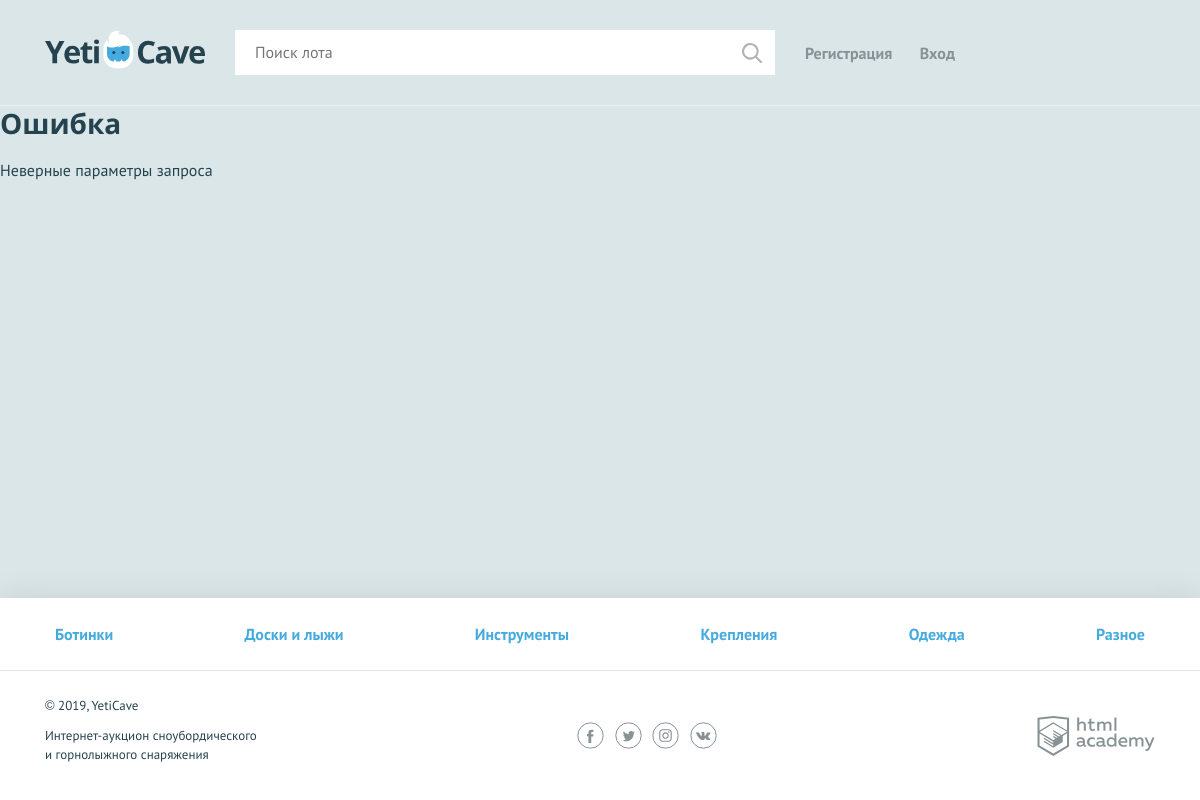
Screenshot of /search.php with the database file from the repository.
### tables this page shows
CREATE TABLE categories (
  id INT AUTO_INCREMENT PRIMARY KEY,
  name CHAR(255) NOT NULL UNIQUE
);

### functions.php (called while the page is built, shortened)
<?php
function include_template($name, $data) {
    $name = 'templates/' . $name;
    extract($data);
    require $name;
    $result = ob_get_clean();
    return $result;
}
function convert_text($str) {
	$text = htmlspecialchars($str);
	return $text;
}
?>

### templates/layout.php (the view, shortened to what this page needs)
<!DOCTYPE html>
<html lang="ru">
<head>
    <link href="css/normalize.min.css" rel="stylesheet">
    <link href="css/style.css" rel="stylesheet">
</head>
<body>
<div class="page-wrapper">
<header class="main-header">
    <div class="main-header__container container">
        <a class="main-header__logo" href="index.php">
            <img src="img/logo.svg" width="160" height="39" alt="Логотип компании YetiCave">
        </a>
        <form class="main-header__search" method="post" action="search.php">
            <input type="search" name="search" placeholder="Поиск лота">
            <input class="main-header__search-btn" type="submit" name="find" value="Найти">
        </form>
        <nav class="user-menu">
          <?php  if ($is_auth === 1 ):  ?>
          <div class="user-menu__logged">
            <p><?=$user_name; ?></p>
            <a href="logout.php">Выйти</a>
          </div>
          <?php  else: ?>
          <ul class="user-menu__list">
            <li class="user-menu__item">
              <a href="sign-in.php">Регистрация</a>
            </li>
            <li class="user-menu__item">
              <a href="login.php">Вход</a>
            </li>
          </ul>
          <?php  endif; ?>
        </nav>
    </div>
</header>
<?=$content;?>
</div>
<footer class="main-footer">
    <nav class="nav">
        <ul class="nav__list container">
            <?php foreach ($categories as $item): ?>
              <li class="nav__item">
                <a href="all-lots.php?category=<?=convert_text($item['id'])?>"><?=$item['name'];?></a>
              </li>
            <?php endforeach; ?>
        </ul>
    </nav>
    <div class="main-footer__bottom container">
        <div class="main-footer__copyright">
            <p>© 2019, YetiCave</p>
            <p>Интернет-аукцион сноубордического и горнолыжного снаряжения</p>
        </div>
        <div class="main-footer__social social">
            <a class="social__link social__link--facebook" href="#">
            </a>
            <a class="social__link social__link--twitter" href="#">
            </a>
            <a class="social__link social__link--instagram" href="#">
            </a>
            <a class="social__link social__link--vkontakte" href="#">
            </a>
        </div>
        <div class="main-footer__developed-by">
            <a class="logo-academy" href="https://htmlacademy.ru/intensive/php">
            </a>
        </div>
    </div>
</footer>
</body>
</html>

### css/style.css (style rules this page uses)
html, body { height: 100%; }
.page-wrapper { display: flex; flex-direction: column; min-height: 100%; margin-bottom: -202px; }
.page-wrapper::after { content: ""; display: block; }
.page-wrapper::after { height: 85px; }
body { min-width: 1140px; background-color: #dbe6e9; font-family: "PT Sans", sans-serif; font-weight: 400; font-size: 16px; line-height: 26px; color: #25434e; }
a { text-decoration: none; }
.container { width: 1110px; margin: 0 auto; padding: 0 15px; }
.main-header { padding: 30px 0 29px; border-bottom: 1px solid rgba(255, 255, 255, 0.5); }
.main-header__container { display: -webkit-flex; display: -ms-flexbox; display: flex; -webkit-justify-content: flex-start; -ms-flex-pack: start; justify-content: flex-start; }
.main-header__logo { display: block; margin-right: 30px; }
.main-header__search { position: relative; width: 540px; margin-right: 30px; }
.main-header__search input[type="search"] { width: 100%; padding: 8px 19px 9px 19px; border: 1px solid #ffffff; }
.main-header__search-btn { content: ""; position: absolute; top: 3px; right: 3px; width: 20px; height: 20px; padding: 20px; background: url("../img/search.svg") center no-repeat; opacity: 0.3; border: 0; font-size: 0; }
.user-menu__list { display: -webkit-flex; display: -ms-flexbox; display: flex; -webkit-justify-content: space-between; -ms-flex-pack: justify; justify-content: space-between; -webkit-flex-wrap: wrap; -ms-flex-wrap: wrap; flex-wrap: wrap; width: 150px; margin: 0; margin-top: 10px; padding: 0; list-style: none; }
.user-menu__item a { color: #879296; font-weight: 700; }
.user-menu { display: -webkit-flex; display: -ms-flexbox; display: flex; }
.main-footer { background-color: #ffffff; box-shadow: 0 0 30px 0 rgba(0, 0, 0, 0.1); }
.main-footer__bottom { display: -webkit-flex; display: -ms-flexbox; display: flex; -webkit-justify-content: space-between; -ms-flex-pack: justify; justify-content: space-between; -webkit-align-items: center; -ms-flex-align: center; align-items: center; padding: 25px 0; }
.main-footer__copyright { max-width: 212px; }
.main-footer__copyright p { margin: 0; margin-bottom: 11px; font-size: 13px; line-height: 19px; }
.main-footer__social { width: 140px; }
.social { display: -webkit-flex; display: -ms-flexbox; display: flex; -webkit-justify-content: space-between; -ms-flex-pack: justify; justify-content: space-between; -webkit-flex-wrap: wrap; -ms-flex-wrap: wrap; flex-wrap: wrap; }
.social__link { width: 27px; height: 27px; }
.logo-academy { display: block; width: 118px; height: 40px; }
.nav { background-color: #ffffff; border-bottom: 1px solid #e1e6e7; }
.nav__list { display: -webkit-flex; display: -ms-flexbox; display: flex; -webkit-justify-content: space-between; -ms-flex-pack: justify; justify-content: space-between; -webkit-flex-wrap: wrap; -ms-flex-wrap: wrap; flex-wrap: wrap; list-style: none; }
.nav__item a { position: relative; display: block; padding: 12px 10px; font-weight: 700; color: #45abde; }
.nav__item a::before { content: ""; display: none; position: absolute; bottom: 0; width: calc(100% - 20px); height: 3px; background-color: #e2e5e6; }
.main-footer .nav__item a { padding: 23px 10px; }

### rows the page displays
categories: name "Ботинки"
categories: name "Доски и лыжи"
categories: name "Инструменты"
categories: name "Крепления"
categories: name "Одежда"
categories: name "Разное"

### other values shown
$error "Неверные параметры запроса"
